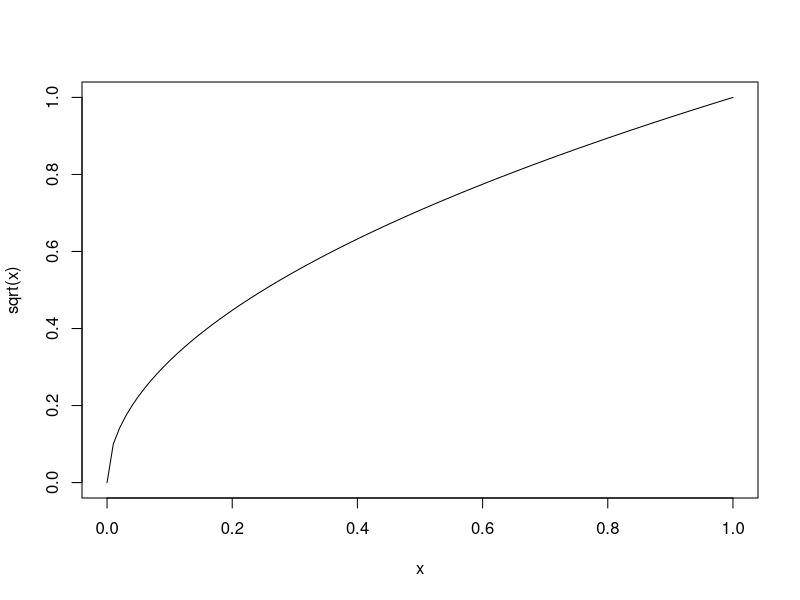
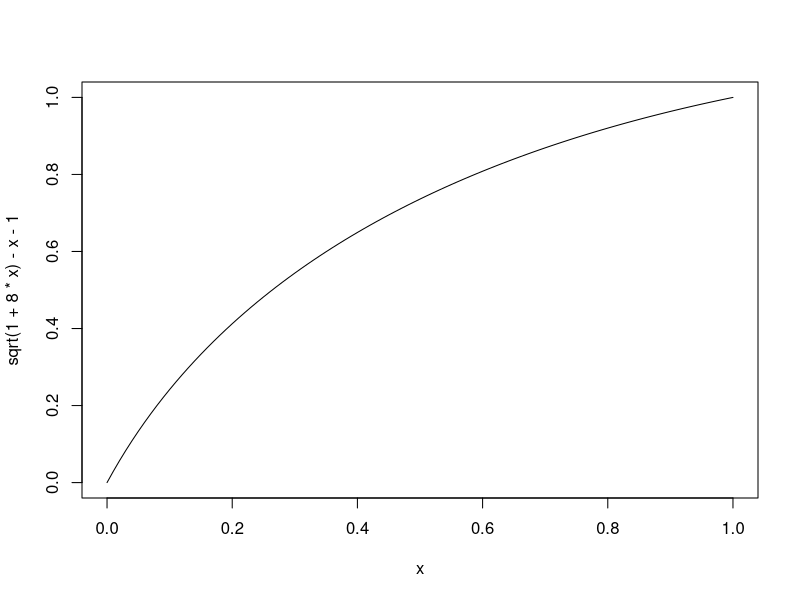
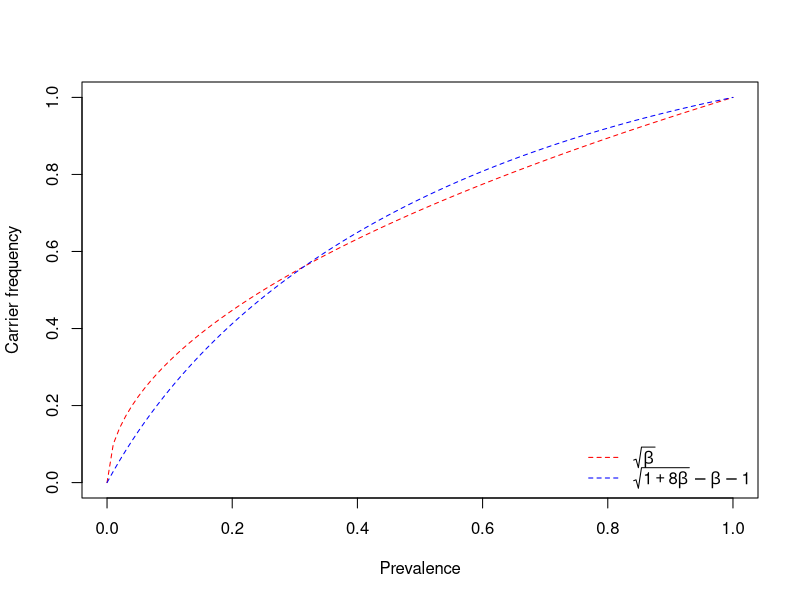

Generate these figures, in order, with R:
cf1 <- curve(sqrt(x), from=0, to=1)
cf2 <- curve(sqrt(1 + 8 * x) - x - 1, from=0, to=1)

plot(cf1, col="red", type="l", lty=2, xlab="Prevalence", ylab="Carrier frequency")
lines(cf2, col="blue", lty=2)
legend("bottomright",
       legend=c(expression(sqrt(beta)),
                expression(sqrt(1 + 8*beta) - beta -1)),
       col=c("red", "blue"), lty=2, bty="n")
